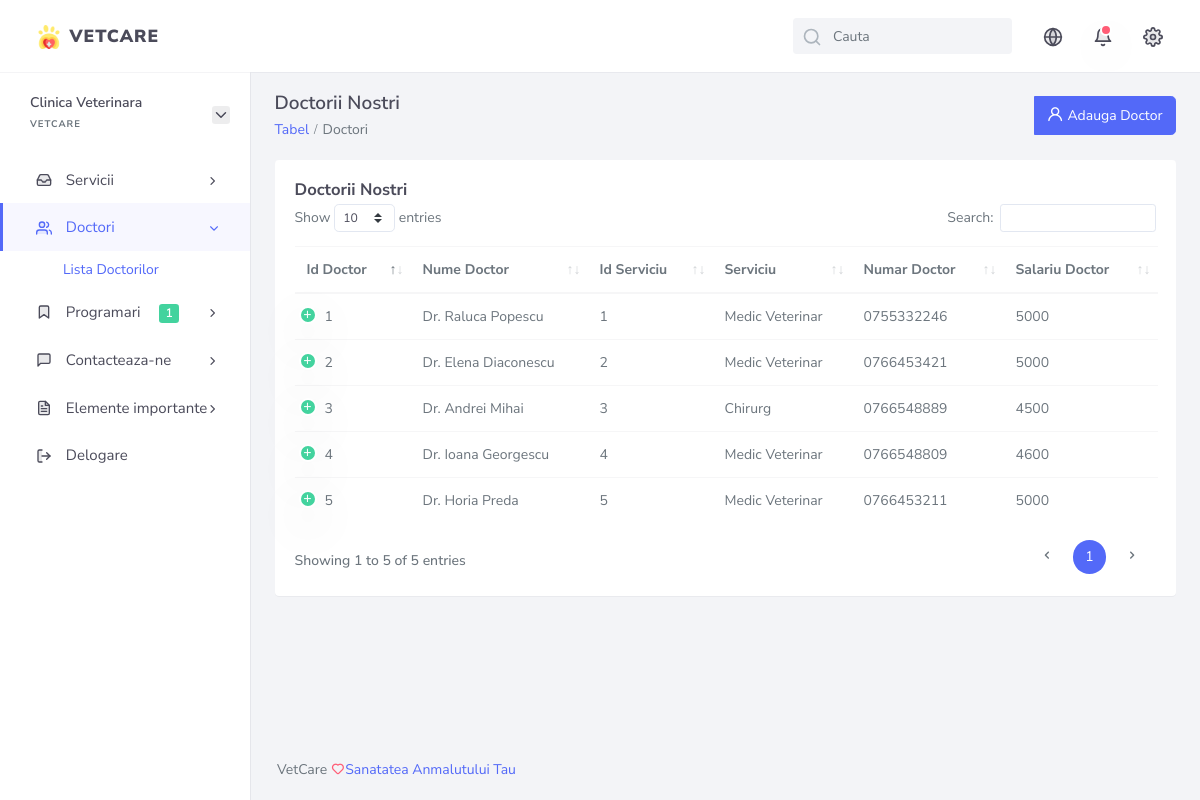
Page /author/our_doctors.php on the committed database.
### tables this page shows
CREATE TABLE `doctori` (
                                   `id_doctor` int(11) NOT NULL,
                                   `nume` varchar(255) NOT NULL,
                                   `id_serviciu` varchar(255) NOT NULL,
                                   `serviciu` text NOT NULL,
                                   `număr_doctor_contact` varchar(15) NOT NULL,
                                   `salariu_doctor` varchar(255) NOT NULL,
                                   `data_angajare` date NOT NULL,
                                   `doctor_img` varchar(255) NOT NULL,
                                   `departament` varchar(50) NOT NULL,
                                   `doctor_status` tinyint(2) NOT NULL DEFAULT 1 COMMENT '1=Activ, 0=Inactiv'
);

### author/our_doctors.php (the view, shortened to what this page needs)
<?php
require_once '../controller/config/db_config.php';
?>
<!DOCTYPE html>
<html lang="en">
<head>
    <link href="assets/libs/datatables/dataTables.bootstrap4.min.css" rel="stylesheet" type="text/css" />
    <link href="assets/libs/datatables/responsive.bootstrap4.min.css" rel="stylesheet" type="text/css" />
    <link href="assets/libs/datatables/buttons.bootstrap4.min.css" rel="stylesheet" type="text/css" />
    <link href="assets/libs/datatables/select.bootstrap4.min.css" rel="stylesheet" type="text/css" />
    <link href="assets/css/bootstrap.min.css" rel="stylesheet" type="text/css" />
    <link href="assets/css/icons.min.css" rel="stylesheet" type="text/css" />
    <link href="assets/css/app.min.css" rel="stylesheet" type="text/css" />
</head>
<body>
<div id="wrapper">
    <?php include_once "include/topbar.php" ?>
    <?php include_once "include/sidebar.php" ?>
    <div class="content-page">
        <div class="content">
            <div class="container-fluid">
                <div class="row page-title">
                    <div class="col-md-12">
                        <nav aria-label="breadcrumb" class="float-right mt-1">
                            <div class="btn-group">
                                <button type="button" class="btn btn-primary dropdown-toggle" data-toggle="modal" data-target="#exampleModal">
                                    <i class='uil uil-user mr-1'></i>Adauga Doctor
                                </button>
                            </div>
                        </nav>
                        <h4 class="mb-1 mt-0">Doctorii Nostri</h4>
                        <ol class="breadcrumb">
                            <li class="breadcrumb-item"><a href="#">Tabel</a></li>
                            <li class="breadcrumb-item active" aria-current="page">Doctori</li>
                        </ol>
                    </div>
                </div>
                <div class="row">
                    <div class="col-12">
                        <div class="card">
                            <div class="card-body">
                                <h4 class="header-title mt-0 mb-1">Doctorii Nostri</h4>
                                <table id="basic-datatable" class="table dt-responsive nowrap">
                                    <thead>
                                    <tr>
                                        <th>Id Doctor</th>
                                        <th>Nume Doctor</th>
                                        <th>Id Serviciu</th>
                                        <th>Serviciu</th>
                                        <th>Numar Doctor</th>
                                        <th>Salariu Doctor</th>
                                    </tr>
                                    </thead>
                                    <tbody>
                                    <?php
                                    $obtine_informatii_doctor = "SELECT * FROM doctori";
                                    $runDoctorQuery = mysqli_query($db_con,$obtine_informatii_doctor);
                                    foreach($runDoctorQuery as $singleDoctor){
                                        $id_doctor        = $singleDoctor['id_doctor'];
                                        $nume_doctor      = $singleDoctor['nume'];
                                        $id_serviciu      = $singleDoctor['id_serviciu'];
                                        $serviciu         = $singleDoctor['serviciu'];
                                        $număr_doctor_contact = $singleDoctor['număr_doctor_contact'];
                                        $salariu_doctor   = $singleDoctor['salariu_doctor'];
                                        ?>
                                        <tr>
                                            <td><?php echo $id_doctor ?></td>
                                            <td><?php echo $nume_doctor ?></td>
                                            <td><?php echo $id_serviciu ?></td>
                                            <td><?php echo $serviciu ?></td>
                                            <td><?php echo  $număr_doctor_contact ?></td>
                                            <td><?php echo $salariu_doctor ?></td>
                                        </tr>
                                    <?php } ?>
                                    </tbody>
                                </table>
                            </div>
                        </div>
                    </div>
                </div>
            </div>
        </div>
        <?php include_once 'include/footer.php' ?>
    </div>
</div>
</body>
</html>

### author/include/topbar.php (shortened to what this page needs)
<div class="navbar navbar-expand flex-column flex-md-row navbar-custom">
                <div class="container-fluid">
                    <a href="edit_doctor.php" class="navbar-brand mr-0 mr-md-2 logo">
                        <span class="logo-lg">
                            <img src="assets/images/paws.png" alt="" height="24" />
                            <span class="d-inline h5 ml-1 text-logo">VetCare</span>
                        </span>
                    </a>
                    <ul class="navbar-nav flex-row ml-auto d-flex list-unstyled topnav-menu float-right mb-0">
                        <li class="d-none d-sm-block">
                            <div class="app-search">
                                <form>
                                    <div class="input-group">
                                        <input type="text" class="form-control" placeholder="Cauta">
                                        <span data-feather="search"></span>
                                    </div>
                                </form>
                            </div>
                        </li>
                        <li class="dropdown d-lg-block" data-toggle="tooltip" data-placement="left" title="Mergi pe Pagina Principala">
                            <a class="nav-link dropdown-toggle mr-0" data-toggle="dropdown" href="#" role="button"
                                aria-haspopup="false" aria-expanded="false">
                                <i data-feather="globe"></i>
                            </a>
                        </li>
                        <li class="dropdown notification-list" data-toggle="tooltip" data-placement="left"
                            title="Notificari Necitite">
                            <a class="nav-link dropdown-toggle" data-toggle="dropdown" href="#" role="button" aria-haspopup="false"
                                aria-expanded="false">
                                <i data-feather="bell"></i>
                                <span class="noti-icon-badge"></span>
                            </a>
                        </li>
                        <li class="dropdown notification-list"  title="Account Settings">
                            <a href="profile.php" class="nav-link right-bar-toggle">
                                <i data-feather="settings"></i>
                            </a>
                        </li>
                    </ul>
                </div>
            </div>

### author/include/sidebar.php (shortened to what this page needs)
<div class="left-side-menu">
                <div class="media user-profile mt-2 mb-2">
                    <div class="media-body">
                        <h6 class="pro-user-name mt-0 mb-0">Clinica Veterinara</h6>
                        <span class="pro-user-desc">VetCare</span>
                    </div>
                    <div class="dropdown align-self-center profile-dropdown-menu">
                        <a class="dropdown-toggle mr-0" data-toggle="dropdown" href="#" role="button" aria-haspopup="false"
                            aria-expanded="false">
                            <span data-feather="chevron-down"></span>
                        </a>
                    </div>
                </div>
                <div class="sidebar-content">
                    <div id="sidebar-menu" class="slimscroll-menu">
                        <ul class="metismenu" id="menu-bar">
                            <li>
                                <a href="javascript: void(0);">
                                    <i data-feather="inbox"></i>
                                    <span> Servicii </span>
                                    <span class="menu-arrow"></span>
                                </a>
                            </li>
                            <li>
                                <a href="javascript: void(0);">
                                    <i data-feather="users"></i>
                                    <span> Doctori </span>
                                    <span class="menu-arrow"></span>
                                </a>
                                <ul class="nav-second-level" aria-expanded="false">
                                    <li>
                                        <a href="our_doctors.php">Lista Doctorilor</a>
                                    </li>
                                </ul>
                            </li>
                            <li>
                                <a href="javascript: void(0);">
                                    <i data-feather="bookmark"></i>
                                    <span> Programari <span style="margin-left: 15px;" class="badge badge-success float-center">1</span> </span>
                                    <span class="menu-arrow"></span>
                                </a>
                            </li>
                            <li>
                                <a href="javascript: void(0);">
                                    <i data-feather="message-square"></i>
                                    <span> Contacteaza-ne </span>
                                    <span class="menu-arrow"></span>
                                </a>
                            </li>
                            <li>
                                <a href="javascript: void(0);">
                                    <span> Elemente importante </span>
                                    <span class="menu-arrow"></span>
                                </a>
                            </li>
                            <li>
                                <a href="login.php">
                                    <i data-feather="log-out"></i>
                                    <span> Delogare</span>
                                </a>
                            </li>
                        </ul>
                    </div>
                </div>
            </div>

### author/include/footer.php
<footer class="footer">
                   <div class="container-fluid">
                       <div class="row">
                           <div class="col-12">
                               VetCare <i class='uil uil-heart text-danger font-size-12'></i><a href="index.php" target="_blank">Sanatatea Anmalutului Tau</a>
                           </div>
                       </div>
                   </div>
               </footer>

### rows in the picture
doctori: id_doctor "1", nume "Dr. Raluca Popescu", id_serviciu "1", serviciu "Medic Veterinar", număr_doctor_contact "0755332246", salariu_doctor "5000"
doctori: id_doctor "2", nume "Dr. Elena Diaconescu", id_serviciu "2", serviciu "Medic Veterinar", număr_doctor_contact "0766453421", salariu_doctor "5000"
doctori: id_doctor "3", nume "Dr. Andrei Mihai", id_serviciu "3", serviciu "Chirurg", număr_doctor_contact "0766548889", salariu_doctor "4500"
doctori: id_doctor "4", nume "Dr. Ioana Georgescu", id_serviciu "4", serviciu "Medic Veterinar", număr_doctor_contact "0766548809", salariu_doctor "4600"
doctori: id_doctor "5", nume "Dr. Horia Preda", id_serviciu "5", serviciu "Medic Veterinar", număr_doctor_contact "0766453211", salariu_doctor "5000"
